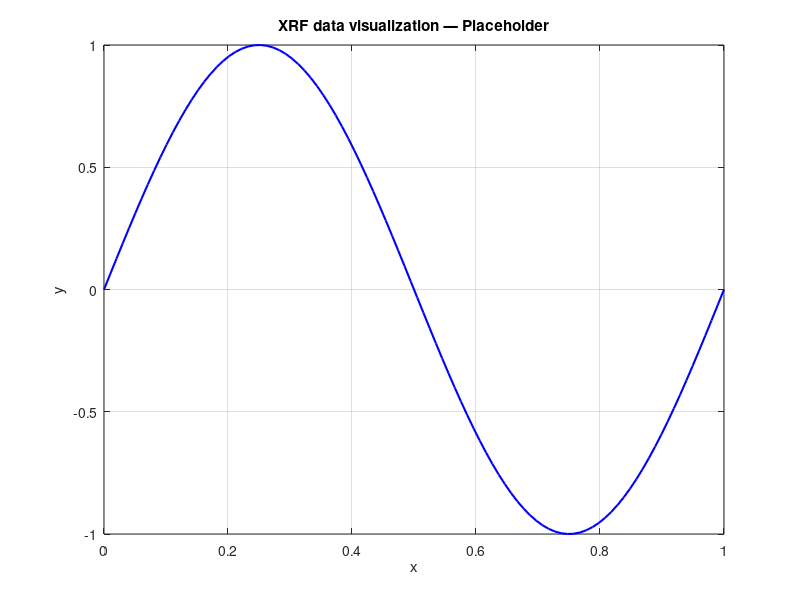

MATLAB code to generate this figure:
% xrf_data_plot.m
% XRF data visualization
% Author: Eesha Tolety | CU Boulder / Amity University
%
% PLACEHOLDER SCRIPT
% ==================
% This file is a placeholder. Replace the example code below
% with your actual analysis scripts for this project.
%
% TODO: Add your code here

clc; clear; close all;

%% --- PARAMETERS (update these) ---
% Add your problem-specific parameters here

%% --- LOAD DATA ---
% TODO: Load your simulation/experimental data
% Example: data = readmatrix('data/results.csv');

%% --- ANALYSIS ---
% TODO: Add your analysis code here

%% --- VISUALIZATION ---
% TODO: Add your plots here
figure('Color','white');
x = linspace(0, 1, 100);
y = sin(2*pi*x);
plot(x, y, 'b-', 'LineWidth', 1.5);
xlabel('x'); ylabel('y');
title('XRF data visualization — Placeholder');
grid on;

fprintf('Placeholder script for: XRF data visualization\n');
fprintf('Replace with actual code.\n');
